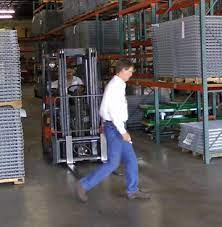
#> input picture whitecollar.jpeg, 222 x 227 px; the run also reads 3 pictures not shown here
$ python peopleDetect.py
#> lines starting #> are read from the running program, lines starting #| are printed output that depends on the picture
#!/usr/bin/env python3

'''
Hi Mickey.
This is a people detector; it uses a open CV which has a lot of capability to do real-time object detection with a camera.
They have a built in ML Algorithm to detect people, so this is a try at that.
If it works, I will replicate it in javascript.
'''

# import the necessary packages
import numpy as np
import cv2
import time
import os.path
from matplotlib import pyplot as plt

# initialize the HOG descriptor/person detector
imageFiles = ['whitecollar.jpeg', 'warehouse.jpeg', 'warehouse2.png', 'warehouse3.jpg', 'warehouse4.png']

class PeopleFinder:
  hog = cv2.HOGDescriptor()
  hog.setSVMDetector(cv2.HOGDescriptor_getDefaultPeopleDetector())

  def __init__(self, filePath):
    # ditch if we can't find the pic
    if not os.path.exists(filePath):
      return

    self.filePath = filePath
    self.image = cv2.imread(self.filePath)
    cv2.startWindowThread()

  def showOriginalPic(self):
    cv2.imshow("Output", self.image)
    cv2.waitKey(0)

  def showDetection(self):
    self.boxedImage = self.image
    boxes, weights  = self.hog.detectMultiScale(self.image)
    boxes = np.array([[x, y, x + w, y + h] for (x, y, w, h) in boxes])
    for (xA, yA, xB, yB) in boxes:
      # display the detected boxes in the colour picture
      cv2.rectangle(self.boxedImage , (xA, yA), (xB, yB), (0, 255, 0), 2)

    cv2.imshow("Output", self.boxedImage)
    cv2.waitKey(0)

if __name__ == "__main__":
  for image in imageFiles:
    ex = PeopleFinder(image)
    ex.showDetection()
#> this loop made 5 passes
#> weights in showDetection on passes 2, 3, 5: [1.14, 1.15, 1.3], [0.431, 0.626, 0.369, 1.42], [1.98, 1.35, 0.611]
#> (boxes in showDetection, weights in showDetection) on passes 1, 4: ([[77, 41, 160, 207]], [1.5]), ([[608, 190, 729, 431]], [0.0811])
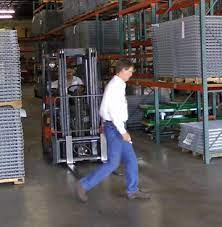
#> input picture whitecollar.jpeg, 222 x 227 px
#> pass 1, in showDetection, `cv2.imshow("Output", self.boxedImage)`:
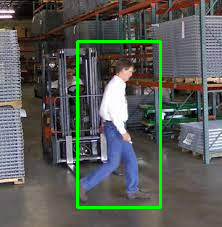
#> window 'Output': shape (227, 222, 3); mean B, G, R 87.2, 92.6, 88.8
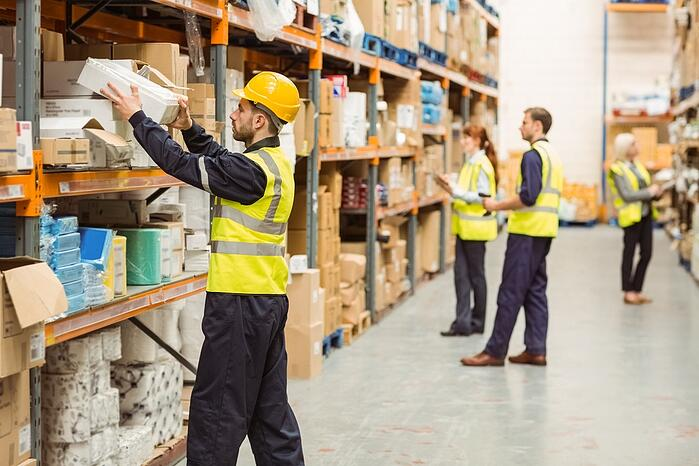
#> input picture warehouse.jpeg, 699 x 466 px
#> pass 2, in showDetection (call 2), `cv2.imshow("Output", self.boxedImage)`:
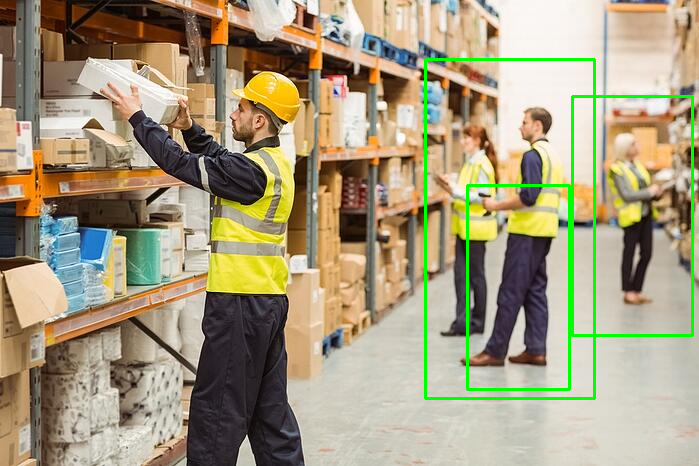
#> window 'Output': shape (466, 699, 3); mean B, G, R 127, 155.8, 165.8
#> pass 3, in __init__ (call 3), `self.image = cv2.imread(self.filePath)`:
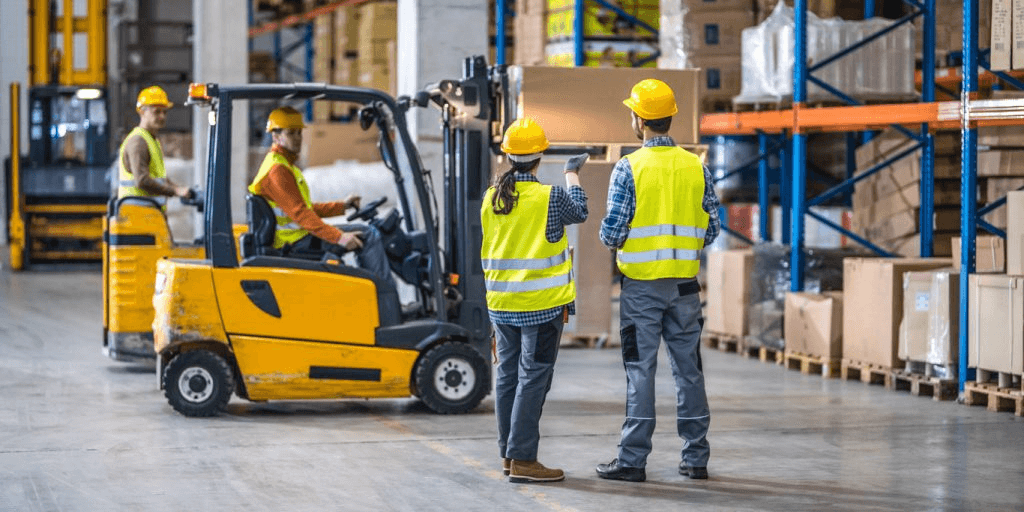
#> self.image: shape (512, 1024, 3); mean B, G, R 112.6, 128.1, 134.9
